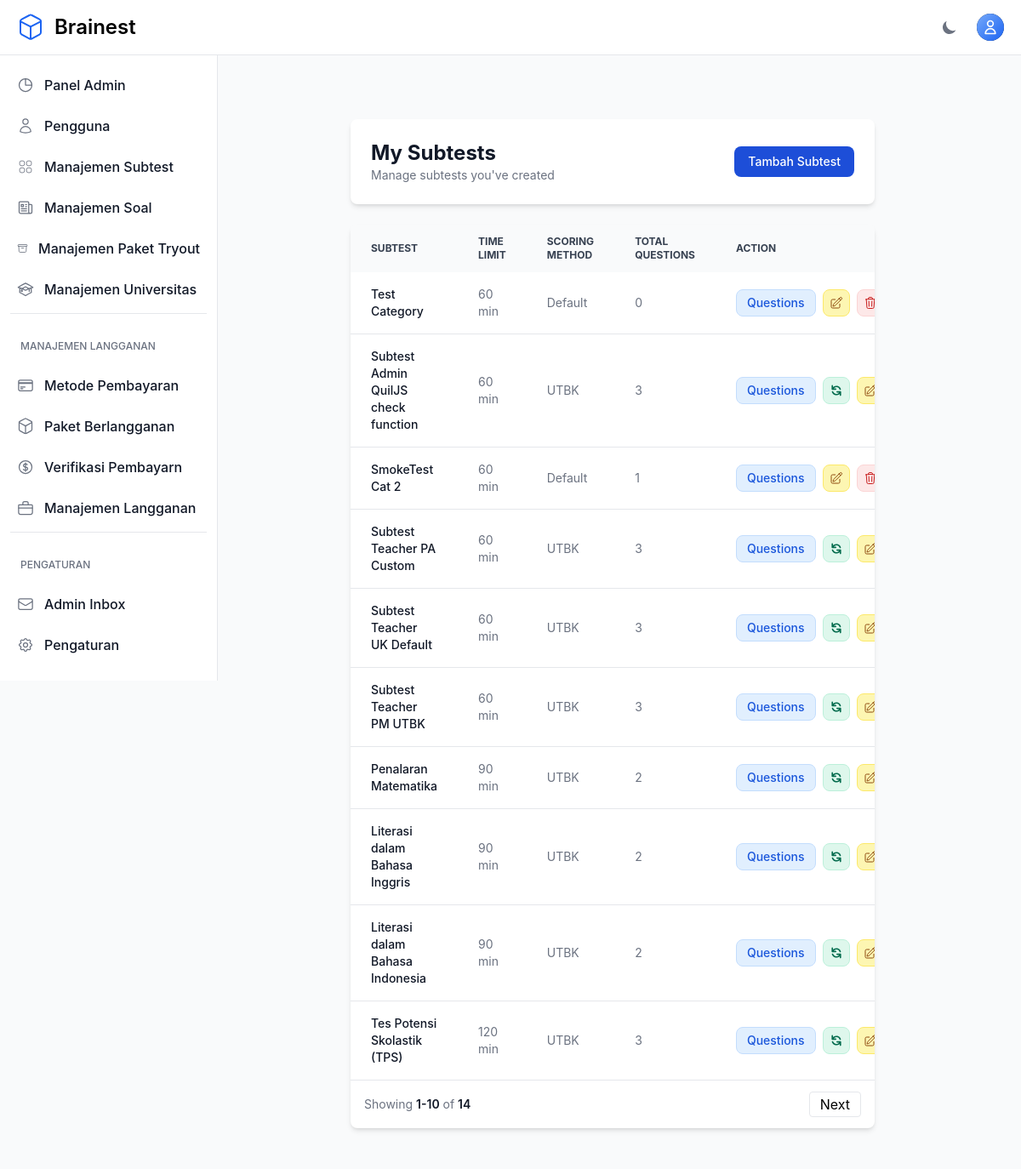
/teacher/categories/ (signed in), run on the app's committed database.
### otosapp/models.py (models this page shows, shortened)
class Category(models.Model):
    SCORING_METHODS = [
        ('default', 'Default'),
        ('custom', 'Custom'),
        ('utbk', 'UTBK'),
    ]
    category_name = models.CharField(max_length=200)
    time_limit = models.IntegerField(default=60, help_text="Time limit in minutes (default: 60 minutes)")
    scoring_method = models.CharField(max_length=10, choices=SCORING_METHODS, default='default')
    passing_score = models.FloatField(default=75.0, help_text="Minimum score required to pass (0-100)")
    release_date = models.DateTimeField(default=timezone.now, help_text="Tanggal rilis subtest ini")
    created_by = models.ForeignKey(
        User,
        on_delete=models.SET_NULL,
        null=True,
        blank=True,
        related_name='categories_created',
        help_text='Teacher who created this category'
    )
    teachers = models.ManyToManyField(
        User,
        related_name='teaching_categories',
        blank=True,
        help_text='Additional teachers assigned to this category'
    )

### otosapp/views.py (the view)
# urls.py: path('teacher/categories/', views.teacher_category_list, name='teacher_category_list'),
@login_required
@admin_or_teacher_required
def teacher_category_list(request):
    if request.user.is_admin():
        categories = Category.objects.all().order_by('-id')
    else:
        categories = Category.objects.filter(
            Q(created_by=request.user) | Q(teachers=request.user)
        ).distinct().order_by('-id')
    paginator = Paginator(categories, 10)
    page = request.GET.get('page')
    try:
        categories_page = paginator.page(page)
    except PageNotAnInteger:
        categories_page = paginator.page(1)
    except EmptyPage:
        categories_page = paginator.page(paginator.num_pages)
    return render(request, 'teacher/category_list.html', {'categories': categories_page, 'paginator': paginator})

### otosapp/context_processors.py (called while the page is built)
def sidebar_context(request):
    context = {}
    if request.user.is_authenticated and (request.user.is_superuser or request.user.is_admin()):
        pending_payments_count = PaymentProof.objects.filter(status='pending').count()
        context['pending_payments_count'] = pending_payments_count
    return context

### otosapp/models.py (called while the page is built)
    def is_admin(self):
        return self.role and self.role.role_name == 'Admin'

### otosapp/templates/teacher/category_list.html (shortened to what this page needs)
{% extends 'base.html' %}
{% block content %}
<section class="bg-gray-50 dark:bg-gray-900 p-3 sm:p-5 antialiased">
    <div class="mx-auto max-w-screen-xl px-4 lg:px-12">
        <div class="bg-white dark:bg-gray-800 relative shadow-md sm:rounded-lg overflow-hidden mb-6">
            <div class="p-6 flex items-center justify-between">
                <div>
                    <h1 class="text-2xl font-bold text-gray-900 dark:text-white">My Subtests</h1>
                    <p class="text-sm text-gray-500 dark:text-gray-400">Manage subtests you've created</p>
                </div>
                <div>
                    <a href="{% url 'teacher_category_create' %}" class="inline-flex items-center px-4 py-2 text-sm font-medium text-white bg-primary-700 rounded-lg hover:bg-primary-800">Tambah Subtest</a>
                </div>
            </div>
        </div>
        <div class="bg-white dark:bg-gray-800 relative shadow-md sm:rounded-lg overflow-hidden">
            <div class="overflow-x-auto">
                <table class="w-full text-sm text-left text-gray-500 dark:text-gray-400">
                    <thead class="text-xs text-gray-700 uppercase bg-gray-50 dark:bg-gray-700 dark:text-gray-400">
                        <tr>
                            <th class="px-6 py-3">Subtest</th>
                            <th class="px-6 py-3">Time Limit</th>
                            <th class="px-6 py-3">Scoring Method</th>
                            <th class="px-6 py-3">Total Questions</th>
                            <th class="px-6 py-3">Action</th>
                        </tr>
                    </thead>
                    <tbody>
                        {% for category in categories %}
                        <tr class="border-b dark:border-gray-700 hover:bg-gray-50 dark:hover:bg-gray-700 transition-colors">
                            <td class="px-6 py-4 font-medium text-gray-900 dark:text-white">{{ category.category_name }}</td>
                            <td class="px-6 py-4">{{ category.time_limit }} min</td>
                            <td class="px-6 py-4">{{ category.get_scoring_method_display }}</td>
                            <td class="px-6 py-4">{{ category.question_set.count }}</td>
                            <td class="px-6 py-4">
                                <div class="flex items-center space-x-2">
                                    <a href="{% url 'teacher_question_list' category.id %}" class="flex items-center justify-center px-3 h-8 text-sm font-medium text-blue-700 bg-blue-100 border border-blue-200 rounded-lg hover:bg-blue-200 dark:bg-blue-900 dark:text-blue-300 dark:border-blue-700 dark:hover:bg-blue-800" title="Questions">Questions</a>
                                    {% if category.scoring_method == 'utbk' %}
                                    <a href="{% url 'update_utbk_coefficients' category.id %}" class="flex items-center justify-center w-8 h-8 text-sm font-medium text-green-700 bg-green-100 border border-green-200 rounded-lg hover:bg-green-200 dark:bg-green-900 dark:text-green-300 dark:border-green-700 dark:hover:bg-green-800" title="Update UTBK coefficients">
                                    </a>
                                    {% endif %}
                                    <a href="{% url 'teacher_category_update' category.id %}" class="flex items-center justify-center w-8 h-8 text-sm font-medium text-yellow-700 bg-yellow-100 border border-yellow-200 rounded-lg hover:bg-yellow-200 dark:bg-yellow-900 dark:text-yellow-300 dark:border-yellow-700 dark:hover:bg-yellow-800" title="Edit">
                                    </a>
                                    <button type="button"
                                            data-modal-target="deleteModal"
                                            data-modal-toggle="deleteModal"
                                            data-category-id="{{ category.id }}"
                                            data-question-count="{{ category.question_set.count }}"
                                            class="flex items-center justify-center w-8 h-8 text-sm font-medium text-red-700 bg-red-100 border border-red-200 rounded-lg hover:bg-red-200 dark:bg-red-900 dark:text-red-300 dark:border-red-700 dark:hover:bg-red-800"
                                            title="Delete">
                                    </button>
                                </div>
                            </td>
                        </tr>
                        {% endfor %}
                    </tbody>
                </table>
            </div>
            <nav class="flex flex-col md:flex-row justify-between items-start md:items-center space-y-3 md:space-y-0 p-4">
                <span class="text-sm font-normal text-gray-500 dark:text-gray-400">
                    Showing
                    <span class="font-semibold text-gray-900 dark:text-white">{{ categories.start_index }}-{{ categories.end_index }}</span>
                    of
                    <span class="font-semibold text-gray-900 dark:text-white">{{ categories.paginator.count }}</span>
                </span>
                <div>
                    {% if categories.has_next %}
                        <a href="?page={{ categories.next_page_number }}" class="px-3 py-1 border rounded">Next</a>
                    {% endif %}
                </div>
            </nav>
        </div>
    </div>
</section>
{% endblock %}

### data on the page
Category: category_name "Test Category", time_limit "60", scoring_method "Default", question_set.count "0"
Category: category_name "Subtest Admin QuilJS check function", time_limit "60", scoring_method "UTBK", question_set.count "3"
Category: category_name "SmokeTest Cat 2", time_limit "60", scoring_method "Default", question_set.count "1"
Category: category_name "Subtest Teacher PA Custom", time_limit "60", scoring_method "UTBK", question_set.count "3"
Category: category_name "Subtest Teacher UK Default", time_limit "60", scoring_method "UTBK", question_set.count "3"
Category: category_name "Subtest Teacher PM UTBK", time_limit "60", scoring_method "UTBK", question_set.count "3"
Category: category_name "Penalaran Matematika", time_limit "90", scoring_method "UTBK", question_set.count "2"
Category: category_name "Literasi dalam Bahasa Inggris", time_limit "90", scoring_method "UTBK", question_set.count "2"
Category: category_name "Literasi dalam Bahasa Indonesia", time_limit "90", scoring_method "UTBK", question_set.count "2"
Category: category_name "Tes Potensi Skolastik (TPS)", time_limit "120", scoring_method "UTBK", question_set.count "3"

### other printed values
{{ categories.start_index }} "1"
{{ categories.end_index }} "10"
{{ categories.paginator.count }} "14"
